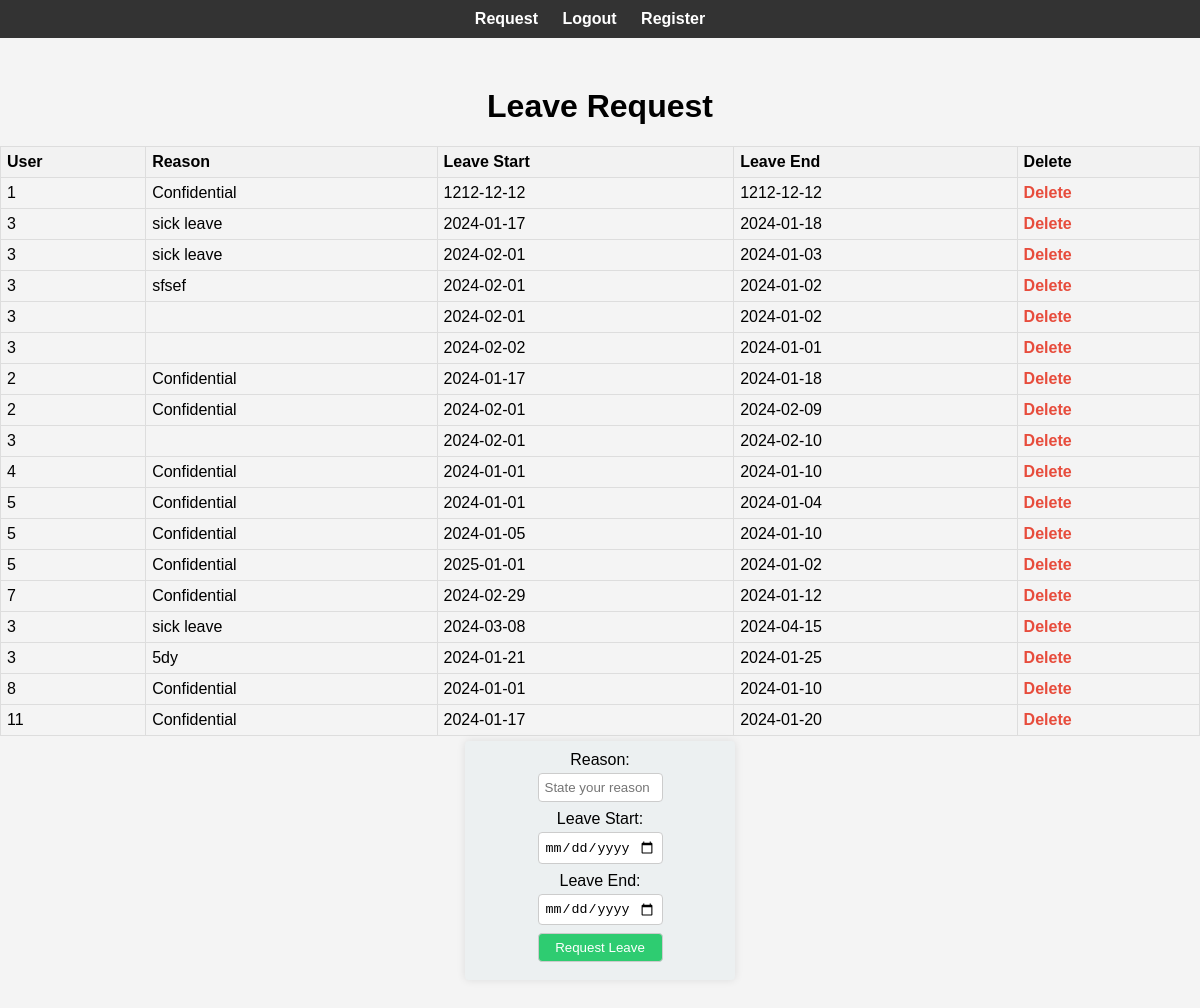
The app's page / (signed in) with its own data.
### app.py (models this page shows, shortened)
class LeaveRequest(db.Model):
    __tablename__ = 'leave_request'
    id = db.Column(db.Integer, primary_key=True)
    reason = db.Column(db.String(200), nullable=False)
    date_start = db.Column(db.DateTime, nullable=False)
    date_end = db.Column(db.DateTime, nullable=False)
    date_created = db.Column(db.DateTime, default=datetime.utcnow())
    user_id = db.Column(db.Integer, db.ForeignKey('user.user_id'), nullable=False)

### app.py (the view)
@app.route('/', methods=['POST', 'GET'])
def index():
    if 'logged_in' not in session or not session['logged_in']:
        return redirect('/login')
    user_id = session.get('user_id')
    if request.method == 'POST':
        leave_reason = request.form['reason']
        leave_date_start_str = request.form['date_start']
        leave_date_end_str = request.form['date_end']
        try:
            leave_date_start = datetime.strptime(leave_date_start_str, '%Y-%m-%d')
            leave_date_end = datetime.strptime(leave_date_end_str, '%Y-%m-%d')
        except ValueError:
            return 'Please enter valid dates'
        two_months_in_advance = datetime.now() + relativedelta(months=2)
        if leave_date_start > two_months_in_advance:
            return 'You cannot request leave more than 2 months in advance'
        user_leave_requests = LeaveRequest.query.filter(
            LeaveRequest.user_id == user_id,
            LeaveRequest.date_start >= datetime(datetime.now().year, 1, 1),
            LeaveRequest.date_end <= datetime(datetime.now().year, 12, 31)
        ).all()
        total_leave_days_taken = sum((leave.date_end - leave.date_start).days + 1 for leave in user_leave_requests)
        remaining_leave_days = 10 - total_leave_days_taken
        if (leave_date_end - leave_date_start).days > remaining_leave_days:
            return f'You have only {remaining_leave_days} days left for leave this year'
        overlapping_leave_request = LeaveRequest.query.filter(
            LeaveRequest.user_id == user_id,
            LeaveRequest.date_start <= leave_date_end.replace(hour=23, minute=59, second=59),
            LeaveRequest.date_end >= leave_date_start.replace(hour=0, minute=0, second=0)
        ).first()
        if overlapping_leave_request:
            return 'You have already requested leave for overlapping dates'
        new_leave = LeaveRequest(
            reason=leave_reason,
            date_start=leave_date_start,
            date_end=leave_date_end,
            user_id=user_id
        )
        try:
            db.session.add(new_leave)
            db.session.commit()
            return redirect('/')
        except Exception as e:
            print(f"Error: {e}")
            return 'There was an issue adding your task'
    else:
        leaves = LeaveRequest.query.order_by(LeaveRequest.date_created).all()
        return render_template('index.html', leaves=leaves)

### templates/index.html
{% extends "base.html" %}
{% block content %}
<div class="content">
    <h1>Leave Request</h1>
    <table class="leave-table">
        <thead>
            <tr>
                <th>User</th>
                <th>Reason</th>
                <th>Leave Start</th>
                <th>Leave End</th>
                <th>Delete</th>
            </tr>
        </thead>
        <tbody>
            {% for leave in leaves %}
            <tr>
                <td>{{ leave.user_id }}</td>
                <td class="reason-cell">
                    {% if leave.user_id == session.get('user_id') %}
                    {{ leave.reason }}
                    {% else %}
                    Confidential
                    {% endif %}
                </td>
                <td>{{ leave.date_start.date() }}</td>
                <td>{{ leave.date_end.date() }}</td>
                <td>
                    <a href="/delete/{{ leave.id }}" class="delete-link">Delete</a>
                </td>
            </tr>
            {% endfor %}
        </tbody>
    </table>
    <form action="" method="post" class="leave-form">
        <label for="reason">Reason:</label>
        <input type="text" name="reason" id="reason" placeholder="State your reason" required>
        <label for="date_start">Leave Start:</label>
        <input type="date" name="date_start" id="date_start" required>
        <label for="date_end">Leave End:</label>
        <input type="date" name="date_end" id="date_end" required>
        <input type="submit" value="Request Leave">
    </form>
</div>
{% endblock %}

### templates/base.html (shortened to what this page needs)
<!DOCTYPE html>
<html lang="en">
<head>
    <link rel="stylesheet" href="{{ url_for('static', filename='css/main.css') }}">
</head>
<body>
<nav>
    <ul>
        <li><a href="{{ url_for('index') }}">Request</a></li>
        {% if 'logged_in' in session and session['logged_in'] %}
        <li><a href="{{ url_for('logout') }}">Logout</a></li>
        {% else %}
        <li><a href="{{ url_for('login') }}">Login</a></li>
        {% endif %}
        <li><a href="{{ url_for('register') }}">Register</a></li>
    </ul>
</nav>
{% block content %}{% endblock %}
</body>
</html>

### static/css/main.css (style rules this page uses)
.content { text-align: center; margin: 10px auto; }
.leave-table { width: 100%; border-collapse: collapse; margin-top: 5px; }
.leave-table th, .leave-table td { border: 1px solid #ddd; padding: 6px; text-align: left; }
.leave-table th { background-color: #f2f2f2; }
.delete-link { color: #e74c3c; text-decoration: none; font-weight: bold; }
.leave-form { max-width: 250px; margin: 5px auto; padding: 10px; background-color: #ecf0f1; border-radius: 4px; box-shadow: 0 0 8px rgba(0, 0, 0, 0.1); }
label { display: block; margin-bottom: 4px; }
input { width: 50%; padding: 6px; margin-bottom: 8px; border: 1px solid #ccc; border-radius: 4px; box-sizing: border-box; }
input[type="submit"] { background-color: #2ecc71; color: #fff; cursor: pointer; transition: background-color 0.3s; }

### templates/base.html (style rules this page uses)
body { font-family: 'Arial', sans-serif; margin: 0; padding: 0; background-color: #f4f4f4; }
nav { background-color: #333; color: #fff; padding: 10px; text-align: center; }
nav ul { list-style-type: none; margin: 0; padding: 0; }
nav ul li { display: inline-block; margin-right: 20px; }
nav a { text-decoration: none; color: #fff; font-weight: bold; font-size: 16px; transition: color 0.3s; }
.content { text-align: center; margin: 50px auto; }

### records on screen
LeaveRequest: user_id "1", shows "Confidential", date_start "1212-12-12", date_end "1212-12-12"
LeaveRequest: user_id "3", reason "sick leave", date_start "2024-01-17", date_end "2024-01-18"
LeaveRequest: user_id "3", reason "sick leave", date_start "2024-02-01", date_end "2024-01-03"
LeaveRequest: user_id "3", reason "sfsef", date_start "2024-02-01", date_end "2024-01-02"
LeaveRequest: user_id "3", date_start "2024-02-01", date_end "2024-01-02"
LeaveRequest: user_id "3", date_start "2024-02-02", date_end "2024-01-01"
LeaveRequest: user_id "2", shows "Confidential", date_start "2024-01-17", date_end "2024-01-18"
LeaveRequest: user_id "2", shows "Confidential", date_start "2024-02-01", date_end "2024-02-09"
LeaveRequest: user_id "3", date_start "2024-02-01", date_end "2024-02-10"
LeaveRequest: user_id "4", shows "Confidential", date_start "2024-01-01", date_end "2024-01-10"
LeaveRequest: user_id "5", shows "Confidential", date_start "2024-01-01", date_end "2024-01-04"
LeaveRequest: user_id "5", shows "Confidential", date_start "2024-01-05", date_end "2024-01-10"
LeaveRequest: user_id "5", shows "Confidential", date_start "2025-01-01", date_end "2024-01-02"
LeaveRequest: user_id "7", shows "Confidential", date_start "2024-02-29", date_end "2024-01-12"
LeaveRequest: user_id "3", reason "sick leave", date_start "2024-03-08", date_end "2024-04-15"
LeaveRequest: user_id "3", reason "5dy", date_start "2024-01-21", date_end "2024-01-25"
LeaveRequest: user_id "8", shows "Confidential", date_start "2024-01-01", date_end "2024-01-10"
LeaveRequest: user_id "11", shows "Confidential", date_start "2024-01-17", date_end "2024-01-20"
